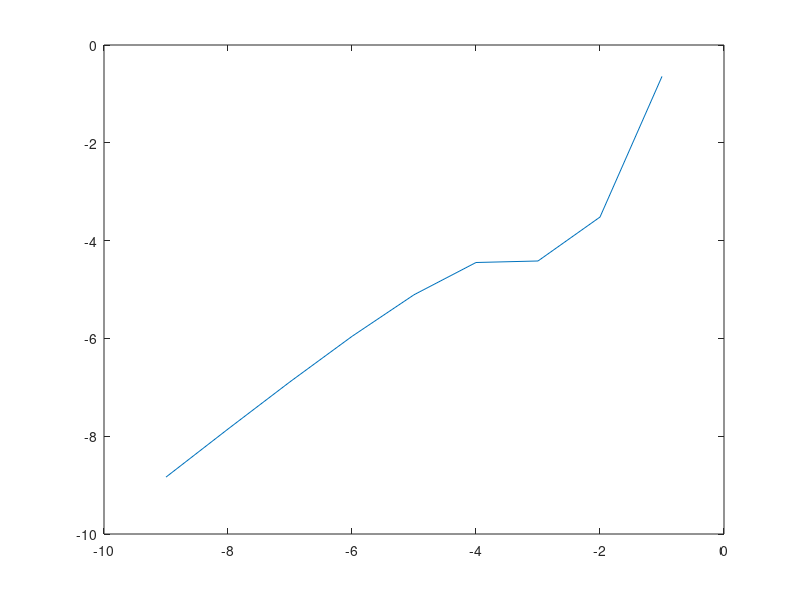

This chart was generated by the following MATLAB code:
% This is a solver for differential equations. It uses the central difference
% method as well as (optionally) the forward difference method and compares
% the convergence of the two via loglog plots.
%
% 04-05: 
% This version tries to estimate the y' = sin(xy)+y, y(0)=1. So far I
% adjusted the code to:
%
% 1) Obtain the actual estimates, plot the best estimate, plot the 
% estimates for different step sizes. They look plausible, it's roughly the
% exponential function with a sinusoidal wave for lower values of x and y. 
% 
% 2) I save the vectors of estimates for different step sizes in order to
% be able to compare the values and plot convergence. The initial
% inspection of the matrix containing estimates indicates that things are
% most likely working.
% 
% Currently I'm trying to implement the actual comparison. I can't quite
% see which values to compare yet. By going in the way we discussed in the
% last meeting (1 to 1, 2 to 11, 3 to 21 etc.) the last value would be
% compared to the non-existing value (10 to 101, where the next vector in
% line contains 100 values). I will look more into how I'm actually
% indexing everything later to try and make it work.
%
% 04-06:
%
% I obtained an approximate for y(1) from another solver to help figure out
% which indexes don't make sense. It should be close to 3.51425. This leads
% me to believe that cutting the loop at i=n-2 is not correct, as values
% keep getting closer to the reference estimate for the i = n-1 and n. I
% will need to spend more time understanding what exactly my algorithm is
% doing.
% 
% 04-18:
%
% I figured out the indexing on paper. I'm attempting to implement the
% necessary changes and finally get this part to work.
%%
close all
clear all
n = 2;
max_m = 10;
m = 1;
% error = zeros(1,max_m);
save = zeros(n.^(max_m),max_m);
% error1 = zeros(1,max_m);

while m <= max_m
    n = 2.^m;  
    h = 1/n;
    H(m) = h;
    y = zeros(1,n+2);
%     x = zeros(1,n+2);
%     real = zeros(1,n+2);
    y(1) = 1;
%     y(2) = exp(h.^2/2);
% We can use the result of the worse algorithm with one step as a
% second initial value. 
% We can also use the derivative at the first point, in this case it's 1.
    y(2) = 1;
    save(1,m) = y(1);
    save(2,m) = y(2);
%     x(1) = 1;
%     x(2) = y(2);
%     real(1) = 1;
%     real(2) = y(2);
    for i = 1:n
%         x(i+2) = x(i+1) + h*(i+1)*h*x(i+1);
        y(i+2) = y(i) + 2*h*(sin(y(i+1)*h*(i+1))+y(i+1));
%         real(i+2) = exp((((i+2)*h).^2)/2);
    save(i+2,m) = y(i+2);
%     save1(i+2,m) = (i+1)*h;
    end   
    
% Errors
 
     
%     error1(m) = max(abs(x-real));
%     error(m) = max(abs(y-real));
    m = m+1;
end

% 04-18:
% There has got to be a better way to do this part, but for now I'm just
% going through the previous loops again recovering the differences I need.
% The loglog plot currently has a deformation from the straight line, but
% it does indicate convergence. I will further investigate the deformation
% later on and find out whether it is a problem in the code or a different
% result to interpret.

m = 1;
n = 2;

while m <= max_m - 1
n = 2.^m;
for i = 1:n
  error1(i) = abs(save(n+2,m)-save((2*n)+2,m+1));
end
error2(m) = max(error1);
m = m+1;
end

Hflip = fliplr(H(1:max_m-1));
errorflip = fliplr(error2);
plot(log2(Hflip), log2(errorflip))


% semilogy(error)
% hold on
% semilogy(error1)
% legend('Better', 'Worse');
% Check SUBPLOTS
% plot(y)
% plot(save)
% hold on
% plot(real)
% Check for y'(x) = sin(xy) + y
% y(0) = 1
% Plot against exp(x^2/2-x), exp(x)
% This below is for conventional form
% Hflip = fliplr(H);
% errorflip = fliplr(error);
% plot(log2(Hflip), log2(errorflip))
% Plot a straight line to see if its perfectly straight
